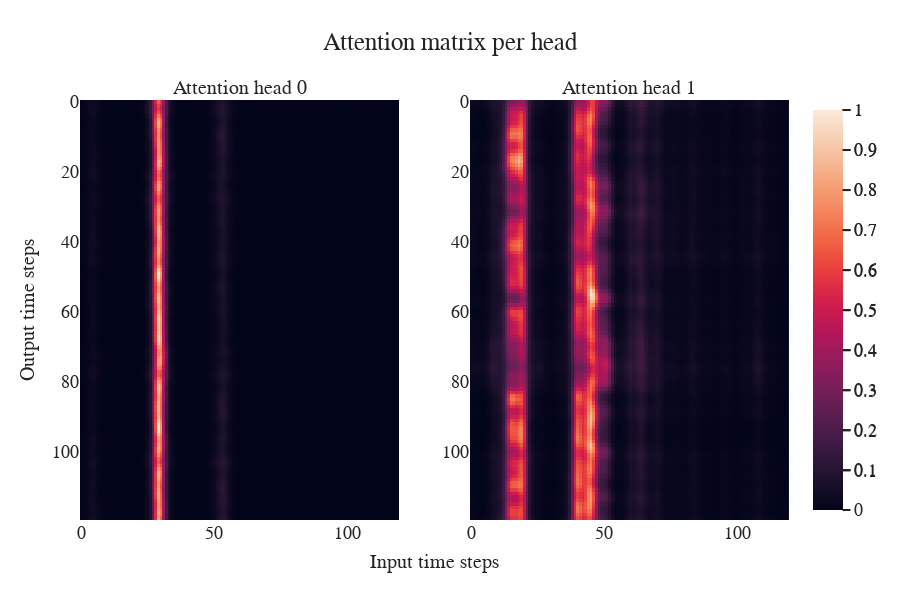

Notebook source saved alongside this figure:
### Code cell
from plotly.subplots import make_subplots

fig = make_subplots(rows=1, cols=2,
                    subplot_titles=[f'Attention head {i}' for i in range(attention_weights.shape[0])],
                    x_title='Input time steps',
                    y_title='Output time steps')

for i, head_attn in enumerate(attention_weights):
    head_attn = head_attn/np.max(head_attn.flatten())
    fig.add_trace(
        go.Heatmap(z=head_attn), row=1, col=i+1)

fig.update_layout(
    autosize=False,
    width=900,
    height=600,
    font=dict(
    family="Times new Roman",
    size=18),
    template='seaborn',
    title='Attention matrix per head',
)
fig['layout']['yaxis']['autorange'] = "reversed"
fig['layout']['yaxis2']['autorange'] = "reversed"
fig.update_annotations(font=dict(
    family="Times new Roman",
    size=20))
fig.show()

### Figure 1 — Plotly figure (JSON) as saved in the notebook; plotly's stock layout.template omitted (floating-point values rounded to 4 significant figures; data arrays with more than 128 entries replaced by an {"elided": "..."} marker saying what was removed)
{"data": [{"type": "heatmap", "xaxis": "x", "yaxis": "y", "z": {"elided": "120x120 float values"}}, {"type": "heatmap", "xaxis": "x2", "yaxis": "y2", "z": {"elided": "120x120 float values"}}], "layout": {"annotations": [{"font": {"family": "Times new Roman", "size": 20}, "showarrow": false, "text": "Attention head 0", "x": 0.225, "xanchor": "center", "xref": "paper", "y": 1, "yanchor": "bottom", "yref": "paper"}, {"font": {"family": "Times new Roman", "size": 20}, "showarrow": false, "text": "Attention head 1", "x": 0.775, "xanchor": "center", "xref": "paper", "y": 1, "yanchor": "bottom", "yref": "paper"}, {"font": {"family": "Times new Roman", "size": 20}, "showarrow": false, "text": "Input time steps", "x": 0.5, "xanchor": "center", "xref": "paper", "y": 0, "yanchor": "top", "yref": "paper", "yshift": -30}, {"font": {"family": "Times new Roman", "size": 20}, "showarrow": false, "text": "Output time steps", "textangle": -90, "x": 0, "xanchor": "right", "xref": "paper", "xshift": -40, "y": 0.5, "yanchor": "middle", "yref": "paper"}], "autosize": false, "font": {"family": "Times new Roman", "size": 18}, "height": 600, "title": {"text": "Attention matrix per head"}, "width": 900, "xaxis": {"anchor": "y", "domain": [0, 0.45]}, "xaxis2": {"anchor": "y2", "domain": [0.55, 1]}, "yaxis": {"anchor": "x", "autorange": "reversed", "domain": [0, 1]}, "yaxis2": {"anchor": "x2", "autorange": "reversed", "domain": [0, 1]}}}
